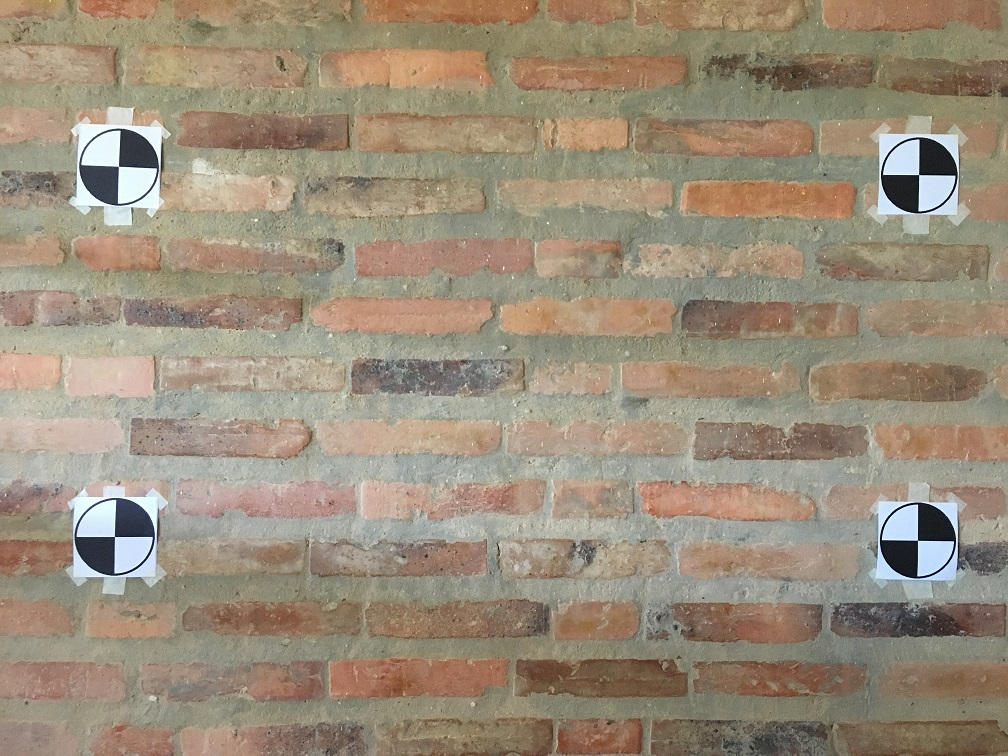
#> input picture input_images/ps3-2-a_base.jpg, 1008 x 756 px
$ python AugReality5.py
#> lines starting #> are read from the running program, lines starting #| are printed output that depends on the picture; after the words box and inside, x2 and y2 are one past the last pixel; in counts of white or black regions, pixels touching at a corner belong together
import cv2
import numpy as np
from sklearn.cluster import KMeans
import matplotlib.pyplot as plt
from scipy.spatial import distance as dist

image = cv2.imread('ps3-2-a_base.jpg')
#> image is the input picture: shape (756, 1008, 3); mean B, G, R 122.5, 141.7, 154.7
gray = cv2.cvtColor(image, cv2.COLOR_BGR2GRAY)
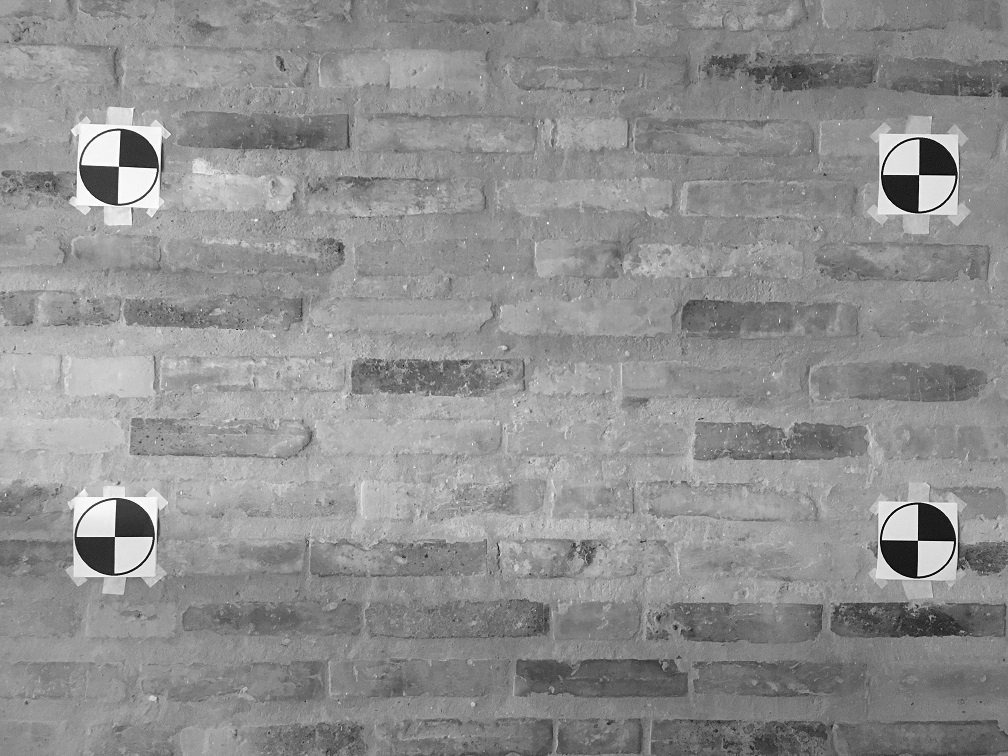
#> gray: shape (756, 1008); min 1, max 255, mean 143.4

dst_focused = cv2.cornerHarris(gray, 9, 19, 0.07)
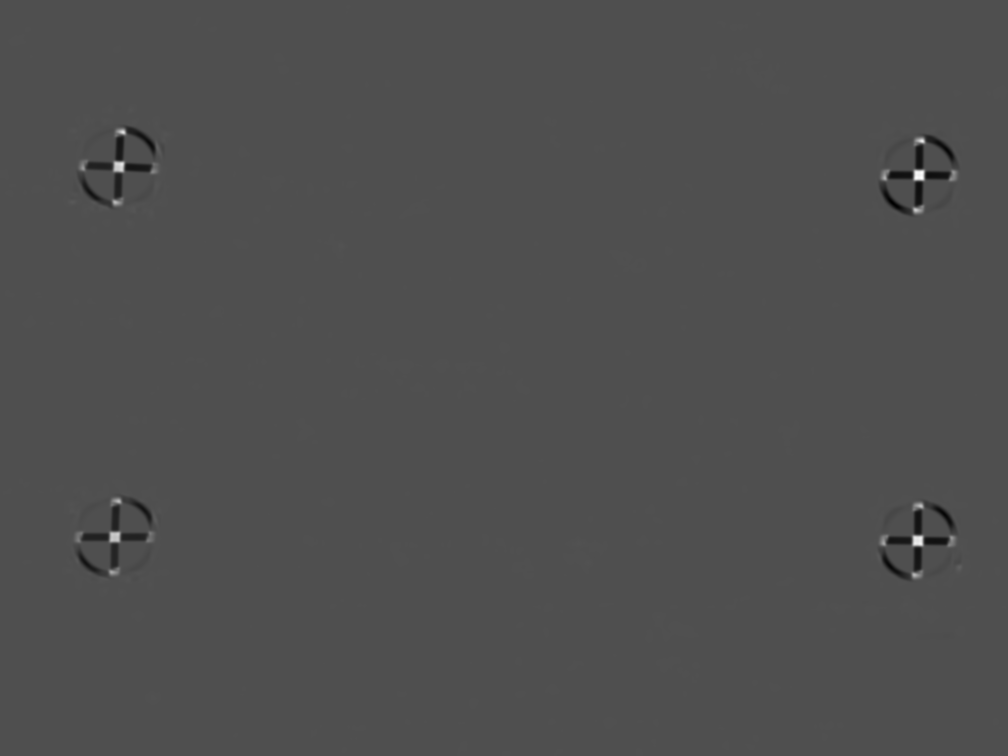
#> dst_focused: shape (756, 1008) float32; min -2.04e+15, max 4.46e+15, mean -4.98e+12; drawn with min black and max white
dst_focused_dilated = cv2.dilate(dst_focused, None)
focused_corners_threshold = dst_focused_dilated > 0.05 * dst_focused_dilated.max()
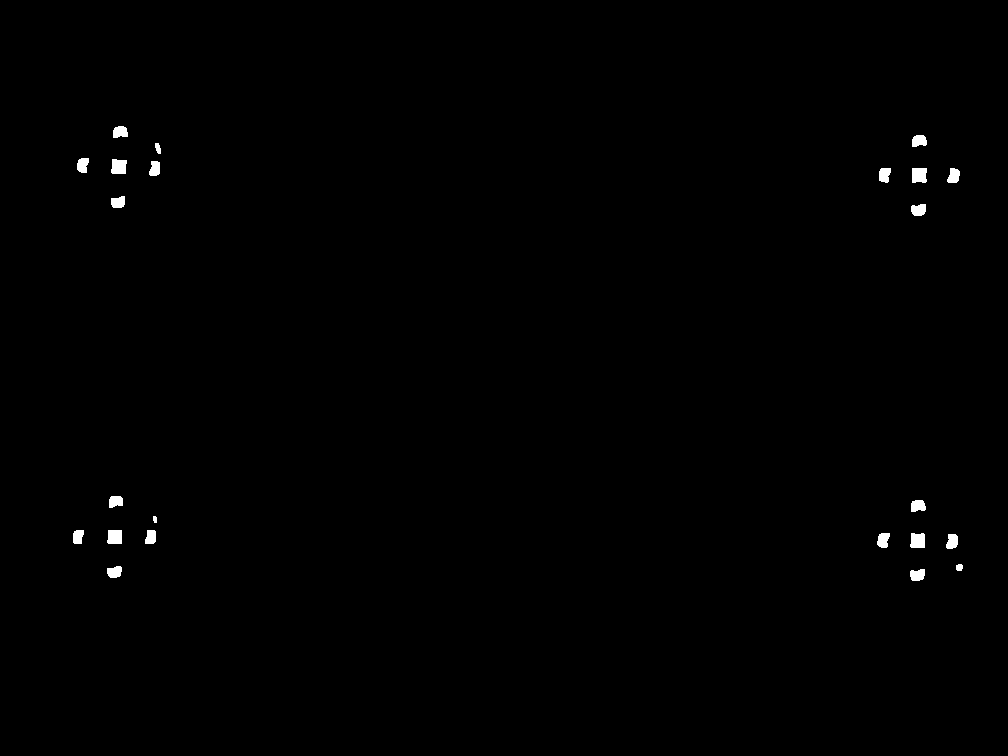
#> focused_corners_threshold: shape (756, 1008) bool; 0.43% white; 23 white regions, largest, box (x1, y1, x2, y2) and area: (912, 168, 927, 183) 212, (111, 159, 127, 174) 209, (910, 533, 925, 548) 206

y_focused, x_focused = np.nonzero(focused_corners_threshold)
#> y_focused = 3267 values from 126 to 580; x_focused = 3267 values, max 962 at index 2939, min 73 at index 2054, mean 524.9
focused_corners = np.float32(list(zip(x_focused, y_focused)))
#> focused_corners = 3267 pairs, first value 73 to 962, second value 126 to 580

kmeans_focused = KMeans(n_clusters=4, random_state=42).fit(focused_corners)
focused_cluster_centers = kmeans_focused.cluster_centers_
#> focused_cluster_centers = [[918.7, 175], [115.8, 536], [120.5, 165.1], [919.3, 541.6]]

def order_points(pts):

    rect = np.zeros((4, 2), dtype="float32")

    s = pts.sum(axis=1)
#> s = [1093.7, 651.8, 285.6, 1460.9]
    rect[0] = pts[np.argmin(s)]
    rect[2] = pts[np.argmax(s)]

    diff = np.diff(pts, axis=1)
#> diff = [-743.7, 420.3, 44.52, -377.7]
    rect[1] = pts[np.argmin(diff)]
    rect[3] = pts[np.argmax(diff)]

    return rect

ordered_points = order_points(focused_cluster_centers)
#> ordered_points = [[120.5, 165.1], [918.7, 175], [919.3, 541.6], [115.8, 536]]

overlay_image = cv2.imread('kitten.jpeg')
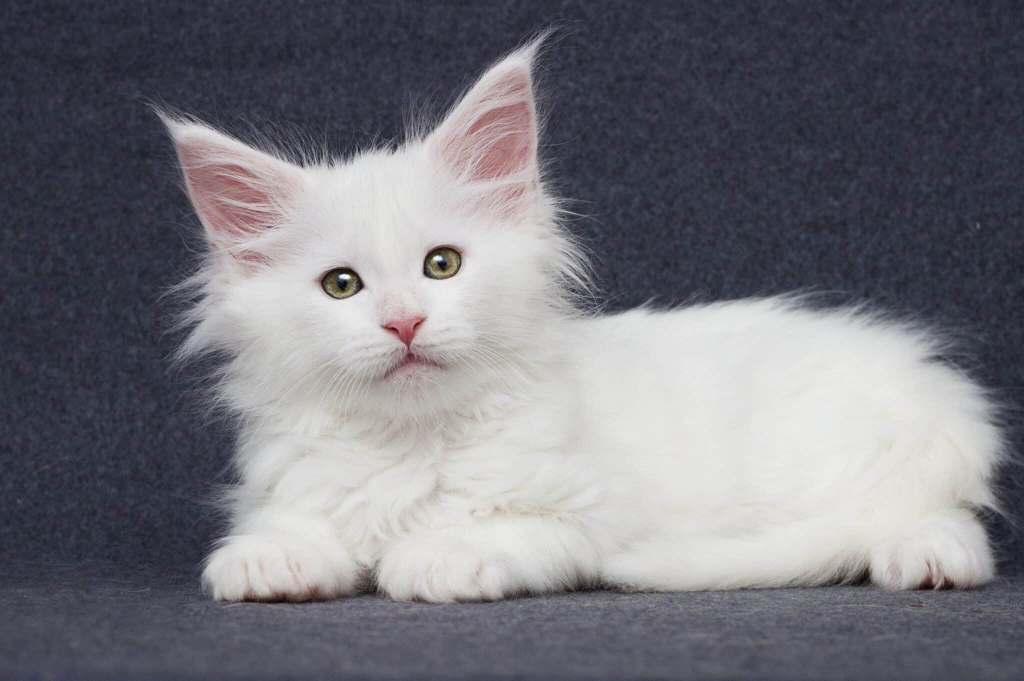
#> input picture input_images/kitten.jpeg, 2048 x 1362 px (shown at 1/2 size)
#> overlay_image is the input picture: shape (1362, 2048, 3); mean B, G, R 124.6, 116.9, 118.1
overlay_image = cv2.resize(overlay_image, (300, 300))
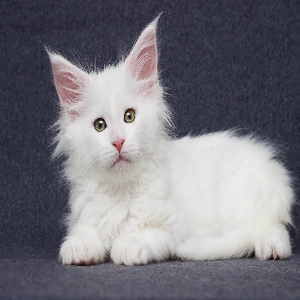
#> overlay_image: shape (300, 300, 3); mean B, G, R 124.5, 116.8, 118

destination_points = np.array([[0, 0], [300, 0], [300, 300], [0, 300]], dtype=np.float32)

H, _ = cv2.findHomography(destination_points, ordered_points)
#> H = [[2.7, -0.0185, 120.5], [0.0403, 1.22, 165.1], [4.05e-05, -2.23e-05, 1]]

warped_overlay = cv2.warpPerspective(overlay_image, H, (image.shape[1], image.shape[0]))

mask = np.zeros_like(gray, dtype=np.uint8)
cv2.fillConvexPoly(mask, np.int32(ordered_points), 255)
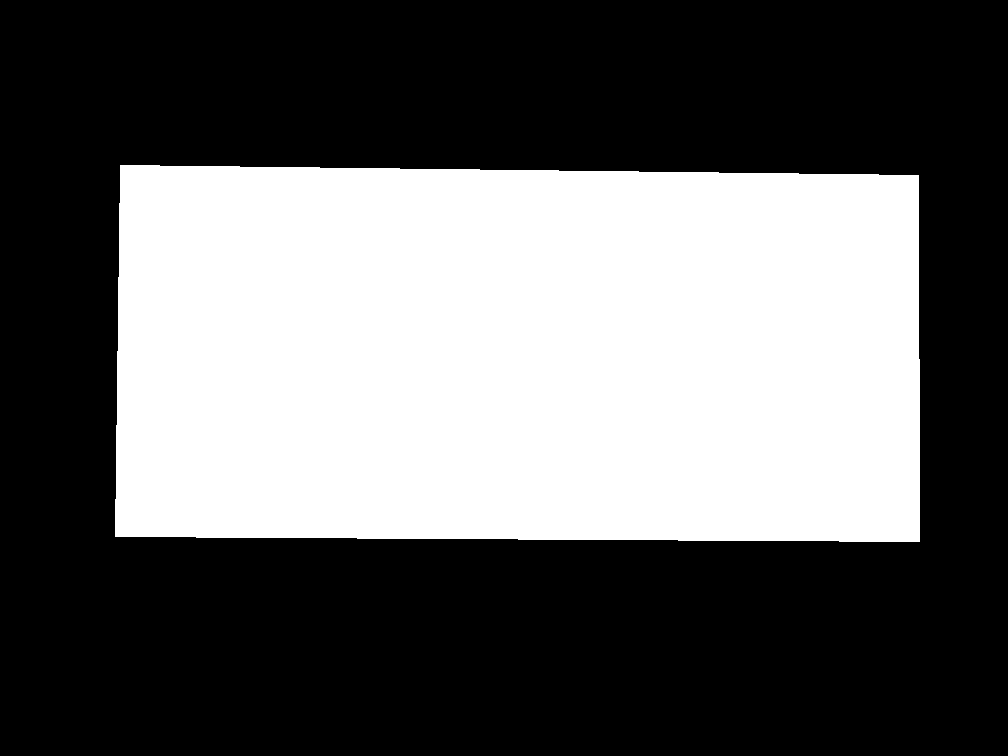
#> mask: shape (756, 1008); 38.9% white; 1 white region, box (x1, y1, x2, y2) and area: (115, 165, 920, 542) 296353

background = cv2.bitwise_and(image, image, mask=~mask)

final_image = cv2.add(background, warped_overlay)
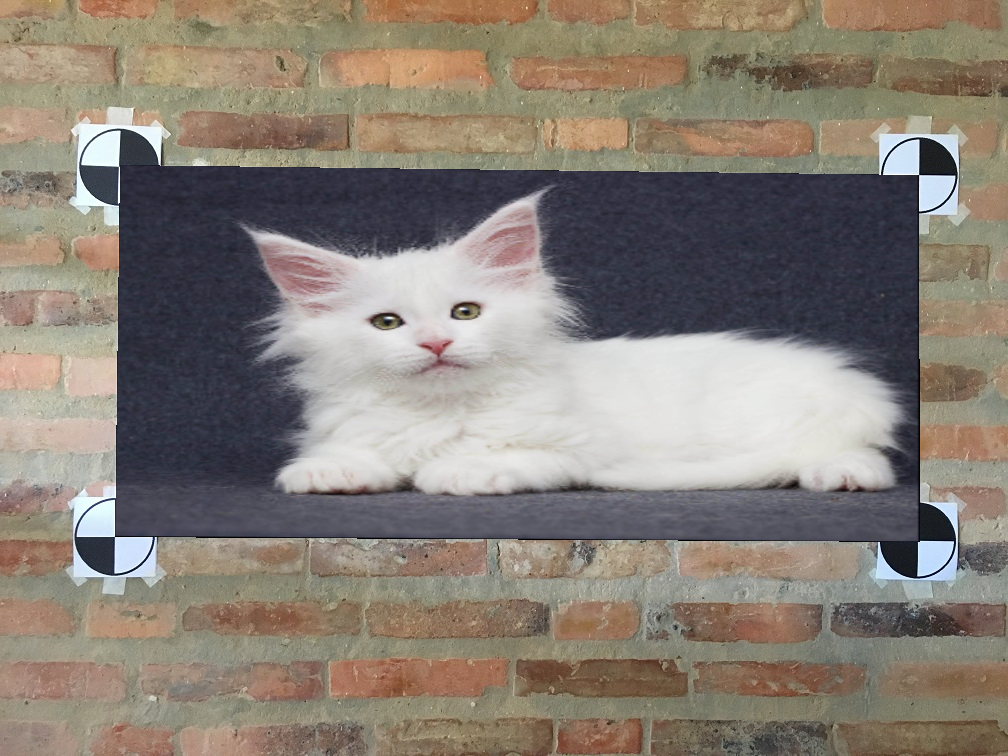
#> final_image: shape (756, 1008, 3); mean B, G, R 118.4, 127.8, 136.8

plt.figure(figsize=(10, 10))
plt.imshow(cv2.cvtColor(final_image, cv2.COLOR_BGR2RGB))
plt.title('Final Image with Overlay')
plt.axis('off')
plt.show()
